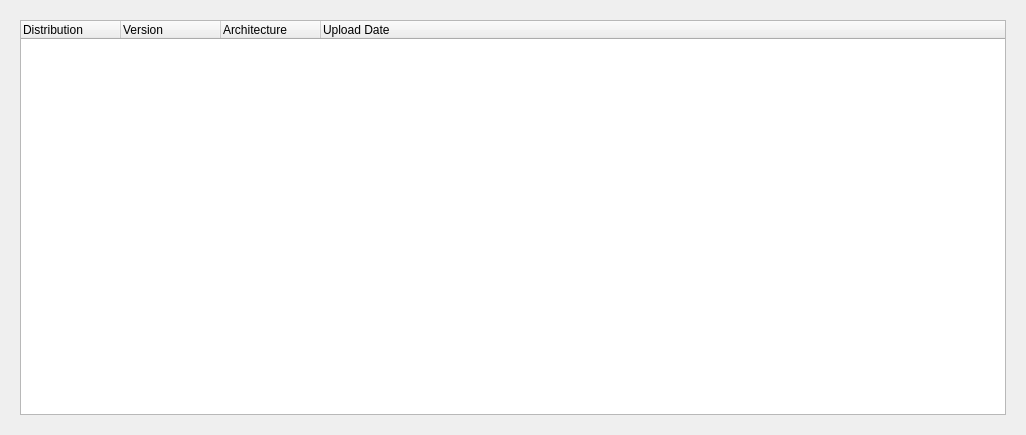
<?xml version="1.0" encoding="UTF-8"?>
<ui version="4.0">
 <class>LmBase::Internal::CreateTargetImagePage</class>
 <widget class="QWidget" name="LmBase::Internal::CreateTargetImagePage">
  <property name="geometry">
   <rect>
    <x>0</x>
    <y>0</y>
    <width>1026</width>
    <height>435</height>
   </rect>
  </property>
  <property name="windowTitle">
   <string>Dialog</string>
  </property>
  <layout class="QGridLayout" name="gridLayout">
   <item row="0" column="0" colspan="2">
    <widget class="QStackedWidget" name="stackedWidget">
     <property name="currentIndex">
      <number>0</number>
     </property>
     <widget class="QWidget" name="page">
      <layout class="QGridLayout" name="gridLayout_2">
       <item row="0" column="0">
        <widget class="QTreeWidget" name="treeWidgetImages">
         <attribute name="headerStretchLastSection">
          <bool>true</bool>
         </attribute>
         <column>
          <property name="text">
           <string>Distribution</string>
          </property>
         </column>
         <column>
          <property name="text">
           <string>Version</string>
          </property>
         </column>
         <column>
          <property name="text">
           <string>Architecture</string>
          </property>
         </column>
         <column>
          <property name="text">
           <string>Upload Date</string>
          </property>
         </column>
        </widget>
       </item>
      </layout>
     </widget>
     <widget class="QWidget" name="loadingPage">
      <layout class="QVBoxLayout" name="verticalLayout_2">
       <item>
        <spacer name="verticalSpacer_2">
         <property name="orientation">
          <enum>Qt::Vertical</enum>
         </property>
         <property name="sizeHint" stdset="0">
          <size>
           <width>20</width>
           <height>40</height>
          </size>
         </property>
        </spacer>
       </item>
       <item>
        <widget class="QLabel" name="label_2">
         <property name="text">
          <string>Searching for images</string>
         </property>
         <property name="alignment">
          <set>Qt::AlignCenter</set>
         </property>
        </widget>
       </item>
       <item>
        <layout class="QHBoxLayout" name="horizontalLayout_2">
         <property name="spacing">
          <number>6</number>
         </property>
         <item>
          <spacer name="horizontalSpacer">
           <property name="orientation">
            <enum>Qt::Horizontal</enum>
           </property>
           <property name="sizeHint" stdset="0">
            <size>
             <width>40</width>
             <height>20</height>
            </size>
           </property>
          </spacer>
         </item>
         <item>
          <widget class="QProgressBar" name="progressBar">
           <property name="value">
            <number>24</number>
           </property>
          </widget>
         </item>
         <item>
          <spacer name="horizontalSpacer_2">
           <property name="orientation">
            <enum>Qt::Horizontal</enum>
           </property>
           <property name="sizeHint" stdset="0">
            <size>
             <width>40</width>
             <height>20</height>
            </size>
           </property>
          </spacer>
         </item>
        </layout>
       </item>
       <item>
        <spacer name="verticalSpacer">
         <property name="orientation">
          <enum>Qt::Vertical</enum>
         </property>
         <property name="sizeHint" stdset="0">
          <size>
           <width>20</width>
           <height>40</height>
          </size>
         </property>
        </spacer>
       </item>
      </layout>
     </widget>
     <widget class="QWidget" name="errorPage">
      <layout class="QHBoxLayout" name="horizontalLayout">
       <item>
        <widget class="QLabel" name="errorLabel">
         <property name="text">
          <string>Error:</string>
         </property>
         <property name="alignment">
          <set>Qt::AlignCenter</set>
         </property>
        </widget>
       </item>
      </layout>
     </widget>
    </widget>
   </item>
  </layout>
 </widget>
 <resources/>
 <connections/>
</ui>
